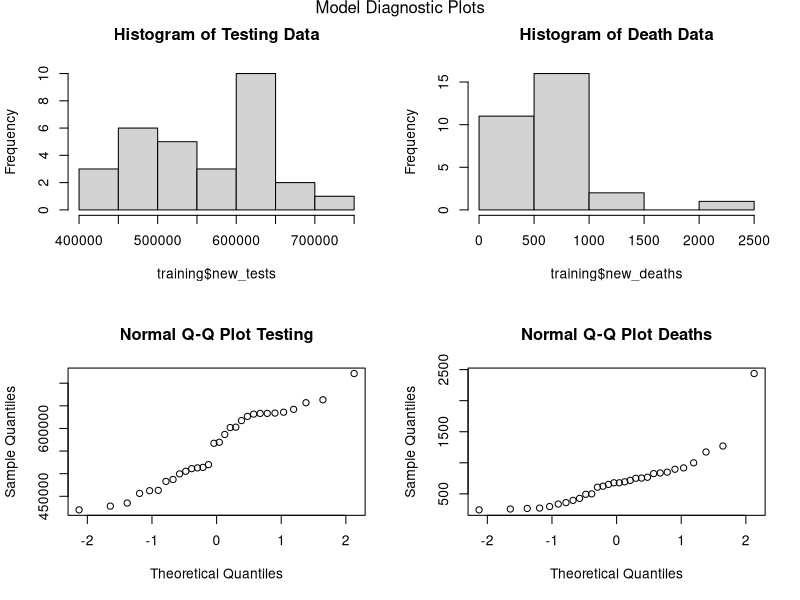
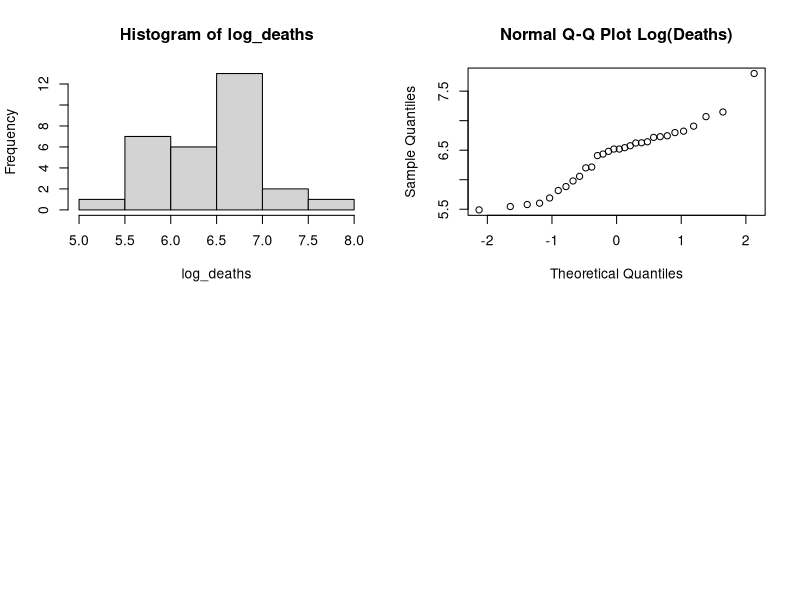

Source code (R) for these figures, in order:
setwd("/Users/davidzhang/Desktop/covid-19-data/src")

# training and testing data
testing <- read.csv("TestingData.csv")
training <- read.csv("TrainingData.csv")
par(mfrow=c(2,2))

# histogram and QQ plot
hist(training$new_tests, main="Histogram of Testing Data")
hist(training$new_deaths, main="Histogram of Death Data")
qqnorm(training$new_tests, main="Normal Q-Q Plot Testing")
qqnorm(training$new_deaths, main="Normal Q-Q Plot Deaths")
mtext("Model Diagnostic Plots",side=3, line = -1, outer = TRUE)

# try log transformation
log_deaths = log(training$new_deaths)
hist(log_deaths)
qqnorm(log_deaths, main="Normal Q-Q Plot Log(Deaths)")
